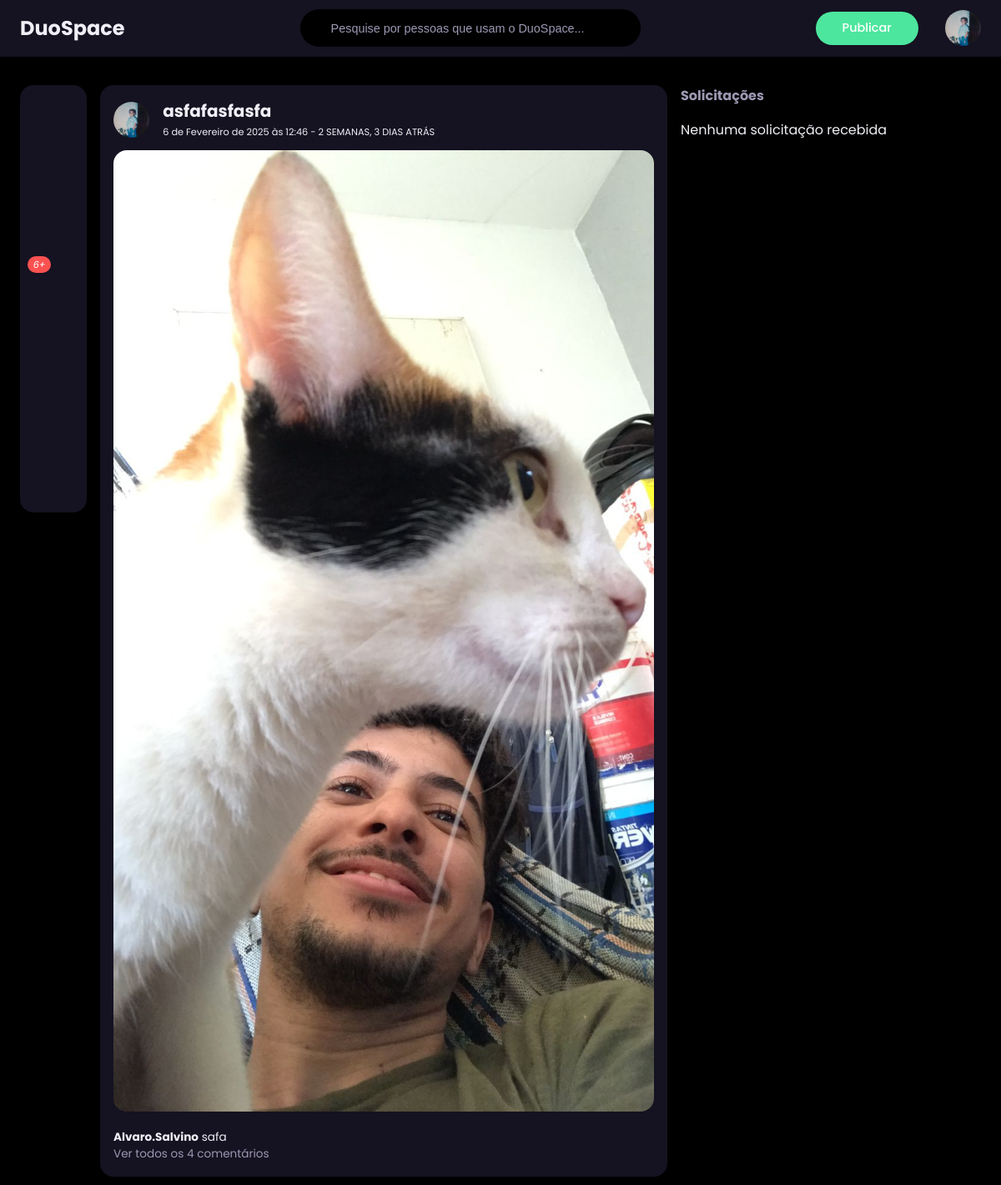
The app's page /post/2/ (signed in) with its own data.
### perfil/models.py (models this page shows, shortened)
class Perfil(models.Model):
    nome = models.CharField(max_length=255, null=False)
    telefone = models.CharField(max_length=15, null= False)
    imagem_perfil = models.ImageField(null=True, blank=True, upload_to='fotoPerfil/')
    imagem_capa = models.ImageField(null=True, blank=True, upload_to='fotocapa/')
    fonte = models.CharField(max_length=10, default='fonte-3')
    cor = models.CharField(max_length=10, default='cor-1')
    background = models.CharField(max_length=10, default='light')
    contatos = models.ManyToManyField('self')
    usuario = models.OneToOneField(User, related_name='perfil', on_delete=models.CASCADE)

class Post(models.Model):
    titulo = models.CharField(max_length=250)
    text = models.TextField()
    data_postagem = models.DateTimeField(auto_now=True)
    perfil = models.ForeignKey(Perfil, on_delete=models.CASCADE, related_name='posts')
    imagem = models.ImageField(null=True, blank=True, upload_to='postagem/')

### vitrine/views.py (the view)
# urls.py: path('post/<int:post_id>/', ver_post, name='ver_post'),
@login_required(login_url='login')
def ver_post(request, post_id):
    post = Post.objects.get(id=post_id)
    user = request.user
    perfil = get_object_or_404(Perfil, usuario=user)
    notificacoes = Notificacao.objects.filter(perfil_notificado=perfil).order_by('-data_criacao')
    post.tempo_decorrido = timesince(post.data_postagem)
    post.curtido = Curtida.objects.filter(perfil=perfil, post=post).exists()  # Verifica se foi curtido
    if request.method == "POST":
        if 'imagem_perfil' in request.FILES:
            perfil.imagem_perfil = request.FILES['imagem_perfil']
            perfil.save()
    context = {
        'post':post,
        'perfil_logado': perfil,
        'cor': perfil.cor,
        'fonte': perfil.fonte,
        'background': perfil.background,
        'notificacoes':notificacoes,
    }
    return render(request, 'post.html', context)

### vitrine/views.py (called while the page is built)
def numero_notificacoes(request):
    if request.user.is_authenticated:
        perfil = request.user.perfil
        notificacoes_nao_lidas = Notificacao.objects.filter(perfil_notificado=perfil, lida=False).count()
    else:
        notificacoes_nao_lidas = 0
    return {'notificacoes_nao_lidas': notificacoes_nao_lidas}

### vitrine/templates/post.html (shortened to what this page needs)
{% extends 'base/base.html' %}
{% load static %}
{% block styles %}
<link rel="stylesheet" href="{% static 'assets/css/index.css' %}">
{% endblock %}
{% block content %}
<div class="feeds">
    {% if post %}
    <div class="feed">
        <div class="head">
            <div class="user">
                <div class="profile-photo">
                    <img src="{% if post.perfil.imagem_perfil %} /images/{{ post.perfil.imagem_perfil }} {% else %} {% static '/assets/images/img/user.png' %} {% endif %}"
                        alt="Usuário">
                </div>
                <div class="ingo">
                    <h3>{{ post.titulo }}</h3>
                    <small>{{ post.data_postagem }} - <span class="capitalise">{{ post.tempo_decorrido }}
                            atrás</span></small>
                </div>
            </div>
        </div>
        <div class="photo">
            {% if post.imagem %}
            <img src="/images/{{ post.imagem }}" alt="Post imagem">
            {% endif %}
        </div>
        <div class="caption">
            <p><b>{{ post.perfil.nome }}</b> {{ post.text }}
        </div>
        {% if post.comentarios.count == 1 %}
        <div class="comments text-muted open-view-comentario-modal" data-post-id="{{ post.id }}">
            Ver {{ post.comentarios.count }} comentário
        </div>
        {% elif post.comentarios.count > 1 %}
        <div class="comments text-muted open-view-comentario-modal" data-post-id="{{ post.id }}">
            Ver todos os {{ post.comentarios.count }} comentários
        </div>
        {% endif %}
    </div>
    {% endif %}
</div>
{% endblock %}

### core/templates/base/base.html (shortened to what this page needs)
{% load static %}
<!DOCTYPE html>
<html lang="pt-br" style="
{% if background == 'light' %}
--light-colour-lightness: 100%; --white-colour-lightness: 100%; --dark-colour-lightness: 15%;
{% elif background == 'dim' %}
--light-colour-lightness: 15%; --white-colour-lightness: 20%; --dark-colour-lightness: 95%;
{% else %}
--light-colour-lightness: 0%; --white-colour-lightness: 10%; --dark-colour-lightness: 95%;
{% endif %}
{% if fonte == 'fonte-1' %}
----sticky-top-left: 5.4rem; ----sticky-top-right: 5.4rem; font-size: 10px;
{% elif fonte == 'fonte-2' %}
----sticky-top-left: 5.4rem; ----sticky-top-right: -7rem; font-size: 13px;
{% elif fonte == 'fonte-3' %}
----sticky-top-left: -2rem; ----sticky-top-right: -17rem; font-size: 16px;
{% elif fonte == 'fonte-4' %}
----sticky-top-left: -5rem; ----sticky-top-right: -25rem; font-size: 19px;
{% else %}
----sticky-top-left: -12rem; ----sticky-top-right: -35rem; font-size: 22px;
{% endif %}
{% if cor == 'cor-1' %}
--primary-colour-hue: 252;
{% elif cor == 'cor-2' %}
--primary-colour-hue: 52;
{% elif cor == 'cor-3' %}
--primary-colour-hue: 352;
{% elif cor == 'cor-4' %}
--primary-colour-hue: 152;
{% else %}
--primary-colour-hue: 202;
{% endif %}
;">
<head>
    {% block styles %}
    {% endblock %}
    <link rel="stylesheet" href="{% static 'assets/css/style.css' %}">
    <link rel="stylesheet" href="https://unicons.iconscout.com/release/v2.1.6/css/unicons.css">
    <link href='https://unpkg.com/boxicons@2.1.4/css/boxicons.min.css' rel='stylesheet'>
</head>
<body>
    <nav>
        <div class="container">
            <div class="logo">
                <a href="{% url 'index' %}" id="link-logo">
                    <h2 class="log">
                        DuoSpace
                    </h2>
                </a>
            </div>
            <form method="POST" action="{% url 'buscar_usuario' %}" class="search-bar">
                <input type="search" name="busca" placeholder="Pesquise por pessoas que usam o DuoSpace...">
            </form>
            <div class="create">
                <label class="btn btn-primary" for="create post" id="open-post-modal">Publicar</label>
                <form action="" method="post" enctype="multipart/form-data" id="upload-avatar">
                    <div for="imagem_perfil" class="profile-photo">
                        <label for="imagem_perfil">
                            <img src="{% if perfil_logado.imagem_perfil %}/images/{{ perfil_logado.imagem_perfil }}{% else %}{% static 'assets/images/img/user.png' %}{% endif %}"
                                alt="Foto de perfil" id="preview-imagem" style="cursor: pointer;">
                        </label>
                    </div>
                </form>
            </div>
        </div>
    </nav>
    <main>
        <div class="container">
            <div class="left">
                <div class="sidebar">
                    <a class="menu-item {{active_home}}" href="{% url 'index' %}" id="home">
                        <span></span>
                    </a>
                    <a class="menu-item">
                        <span></span>
                    </a>
                    <a class="menu-item" id="notifications">
                        <span><i class="uil uil-bell">{% if notificacoes_nao_lidas > 0 %}<small class="notification-count">{{ notificacoes_nao_lidas }}{% elif notificacoes_nao_lidas > 9 %}9+{% endif %}</small></i></span>
                    </a>
                    <a class="menu-item" id="messages-notification">
                        <span><i class="uil uil-envelope"><small class="notification-count">6+</small></i></span>
                    </a>
                    <a href="{% url 'marcados' %}" class="menu-item {{active_marcados}}" id="salvos">
                        <span></span>
                    </a>
                    <a class="menu-item">
                        <span></span>
                    </a>
                    <a class="menu-item" id="theme">
                        <span></span>
                    </a>
                    <a class="menu-item">
                        <span></span>
                    </a>
                </div>
            </div>
            <div class="middle">
                {% block content %}
                {% endblock %}
            </div>
            <div class="right">
                <div class="friend-requests">
                    <h4>Solicitações</h4>
                    {% if perfil_logado.convites_recebidos.all %}
                    {% for convite in perfil_logado.convites_recebidos.all %}
                    <div class="request">
                        <div class="info">
                            <div class="profile-photo">
                                <img src="{{ convite.solicitante.imagem_perfilURL }}" alt="#">
                            </div>
                            <div>
                                <h5>{{ convite.solicitante.nome }}</h5>
                                <p class="text-muted">
                                    8 mutual friends
                                </p>
                            </div>
                        </div>
                        <div class="action">
                            <a href="/perfil/{{ convite.id }}/aceitar" class="btn btn-primary">
                                Aceitar
                            </a>
                            <a href="/perfil/{{ convite.id }}/rejeitar" class="btn btn-light">
                                Rejeitar
                            </a>
                        </div>
                    </div>
                    {% endfor %}
                    {% else %}
                    <p class="px-2 py-3 text-center">Nenhuma solicitação recebida</p>
                    {% endif %}
                </div>
            </div>
        </div>
    </main>
</body>
</html>

### core/static/assets/css/index.css (style rules this page uses)
@media (min-width: 1200px) { .head .user { display: flex; flex-direction: row; align-items: center; } }
@media (min-width: 1200px) { .head .user h3 { font-size: 20px; } }
.comments { cursor: pointer; }

### core/static/assets/css/style.css (style rules this page uses)
:root { --primary-colour-hue: 252; --dark-colour-lightness: 17%; --light-colour-lightness: 95%; --white-colour-lightness: 100%; --colour-white: hsl(252, 30%, var(--white-colour-lightness)); --colour-light: hsl(252, 30%, var(--light-colour-lightness)); --colour-gray: hsl(252, 15%, 65%); --colour-primary: hsl(var(--primary-colour-hue), 75%, 60%); --colour-secondary: hsl(252, 100%, 90%); --colour-sucess: hsl(120, 95%, 65%); --colour-danger: hsl(0, 95%, 65%); --colour-dark: hsl(252, 30%, var(--dark-colour-lightness)); --colour-black: hsl(252, 30%, 10%); --border-radius: 2rem; --card-border-radius: 1rem; --btn-padding: 0.6rem 2rem; --search-padding: 0.6rem 1rem; --card-padding: 1rem; --sticky-top-left: 5.4rem; --sticky-top-right: -18rem; }
*, *::before, *::after { padding: 0; margin: 0; outline: 0; box-sizing: border-box; text-decoration: none; list-style: none; border: none; }
body { font-family: "Poppins", sans-serif; color: var(--colour-dark); background: var(--colour-light); overflow-x: hidden; }
.container { width: 80%; margin: 0 auto; }
.profile-photo { width: 2.7rem; aspect-ratio: 1/1; border-radius: 50%; overflow: hidden; }
img { display: block; width: 100%; }
.btn { display: inline-block; padding: var(--btn-padding); font-weight: 500; border-radius: var(--border-radius); cursor: pointer; transition: all 300ms ease; font-size: 0.9rem; }
.btn-primary { background: var(--colour-primary); color: #FFFFFF; }
.text-muted { color: var(--colour-gray); }
nav { width: 100%; background: var(--colour-white); padding: 0.7rem 0; position: fixed; top: 0; z-index: 10; }
nav .container { display: flex; align-items: center; justify-content: space-between; }
nav .logo { display: flex; align-items: center; }
#link-logo { text-decoration: none; color: var(--colour-dark); }
.search-bar { display: flex; background: var(--colour-light); border-radius: var(--border-radius); padding: var(--search-padding); }
.search-bar input[type="search"] { background: transparent; width: 30vw; margin-left: 1rem; font-size: 0.9rem; color: var(--colour-dark); }
nav .search-bar input { padding: 5px; border-radius: 5px; margin-left: 5px; }
nav .search-bar input[type="search"]::placeholder { color: var(--colour-gray); }
nav .create { display: flex; align-items: center; gap: 2rem; }
main { position: relative; top: 5.4rem; }
main .container { display: grid; grid-template-columns: 18vw auto 20vw; column-gap: 2rem; position: relative; }
main .container .left { height: max-content; position: sticky; top: var(--sticky-top-left); z-index: 1; }
.left .sidebar { margin-top: 1rem; background: var(--colour-white); border-radius: var(--card-border-radius); }
.left .sidebar a { text-decoration: none; display: -webkit-box; gap: .5rem; }
.left .sidebar .menu-item { display: flex; align-items: center; height: 4rem; cursor: pointer; transition: all 300ms ease; position: relative; }
.left .sidebar i { font-size: 1.4rem; color: var(--colour-gray); margin-left: 2rem; position: relative; }
.left .sidebar i .notification-count { background: var(--colour-danger); color: #FFFFFF; font-size: 0.7rem; width: fit-content; border-radius: 0.8rem; padding: 0.1rem 0.4rem; position: absolute; top: -0.2rem; right: -0.3rem; }
.middle .feeds .feed { background: var(--colour-white); border-radius: var(--card-border-radius); padding: var(--card-padding); margin: 1rem 0; font-size: 0.85rem; line-height: 1.5; }
.middle .feeds .head { display: flex; justify-content: space-between; }
.middle .feeds .user { display: flex; gap: 1rem; }
.feed { position: relative; }
.middle .feeds .photo { border-radius: var(--card-border-radius); overflow: hidden; margin: 0.7rem 0; }
.capitalise { text-transform: uppercase; }
main .container .right { height: max-content; position: sticky; top: var(--sticky-top-right); bottom: 0; }
.right .friend-requests { margin-top: 1rem; }
.right .friend-requests h4 { color: var(--colour-gray); margin: 1rem 0; }
@media screen and (max-width: 1200px) { .container { width: 96%; } }
@media screen and (max-width: 1200px) { main .container { grid-template-columns: 5rem auto 30vw; gap: 1rem; } }
@media screen and (max-width: 1200px) { .left { width: 5rem; z-index: 5; } }
@media screen and (max-width: 1200px) { .left .sidebar a { display: block; } }

### records on screen
Perfil: imagem_perfil (picture)
Post: perfil.imagem_perfil (picture), titulo "asfafasfasfa", data_postagem "6 de Fevereiro de 2025 às 12:46", tempo_decorrido "2 SEMANAS, 3 DIAS", imagem (picture), perfil.nome "Alvaro.Salvino", text "safa", comentarios.count "4"
